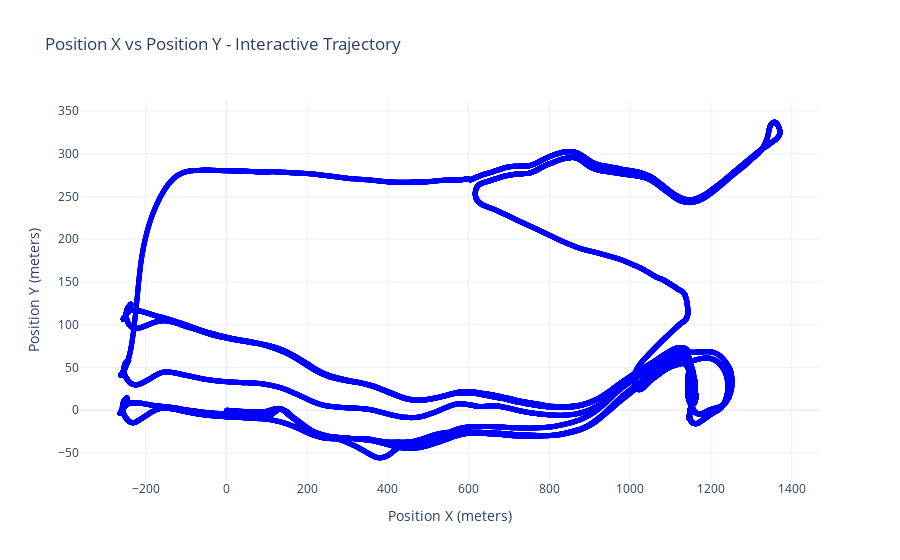

Write notebook code for a chart like this one.
### Code cell
# Install necessary dependencies
!pip install pandas matplotlib plotly

# Import libraries
import pandas as pd
import plotly.graph_objs as go
import plotly.offline as pyo

# Load the CSV data
csv_file_path = 'odom_data.csv'  # Update this path if needed
df = pd.read_csv(csv_file_path)

# Convert necessary columns to NumPy arrays
position_x = df['position_x'].to_numpy()
position_y = df['position_y'].to_numpy()

# Create the plot using Plotly
trace = go.Scatter(
    x=position_x,
    y=position_y,
    mode='lines+markers',
    marker=dict(size=5, color='blue'),
    line=dict(width=2)
)

layout = go.Layout(
    title='Position X vs Position Y - Interactive Trajectory',
    xaxis=dict(title='Position X (meters)'),
    yaxis=dict(title='Position Y (meters)'),
    template='plotly_white'
)

fig = go.Figure(data=[trace], layout=layout)

# Show the interactive plot
pyo.init_notebook_mode(connected=True)
pyo.iplot(fig)

### Figure 1 — Plotly figure (JSON) as saved in the notebook; plotly's stock layout.template omitted (floating-point values rounded to 4 significant figures; data arrays with more than 128 entries replaced by an {"elided": "..."} marker saying what was removed)
{"data": [{"line": {"width": 2}, "marker": {"color": "blue", "size": 5}, "mode": "lines+markers", "type": "scatter", "x": {"elided": "62219 float values"}, "y": {"elided": "62219 float values"}}], "layout": {"autosize": true, "title": {"text": "Position X vs Position Y - Interactive Trajectory"}, "xaxis": {"autorange": true, "range": [-360.4, 1468.0], "title": {"text": "Position X (meters)"}, "type": "linear"}, "yaxis": {"autorange": true, "range": [-86.34, 367.5], "title": {"text": "Position Y (meters)"}, "type": "linear"}}}
